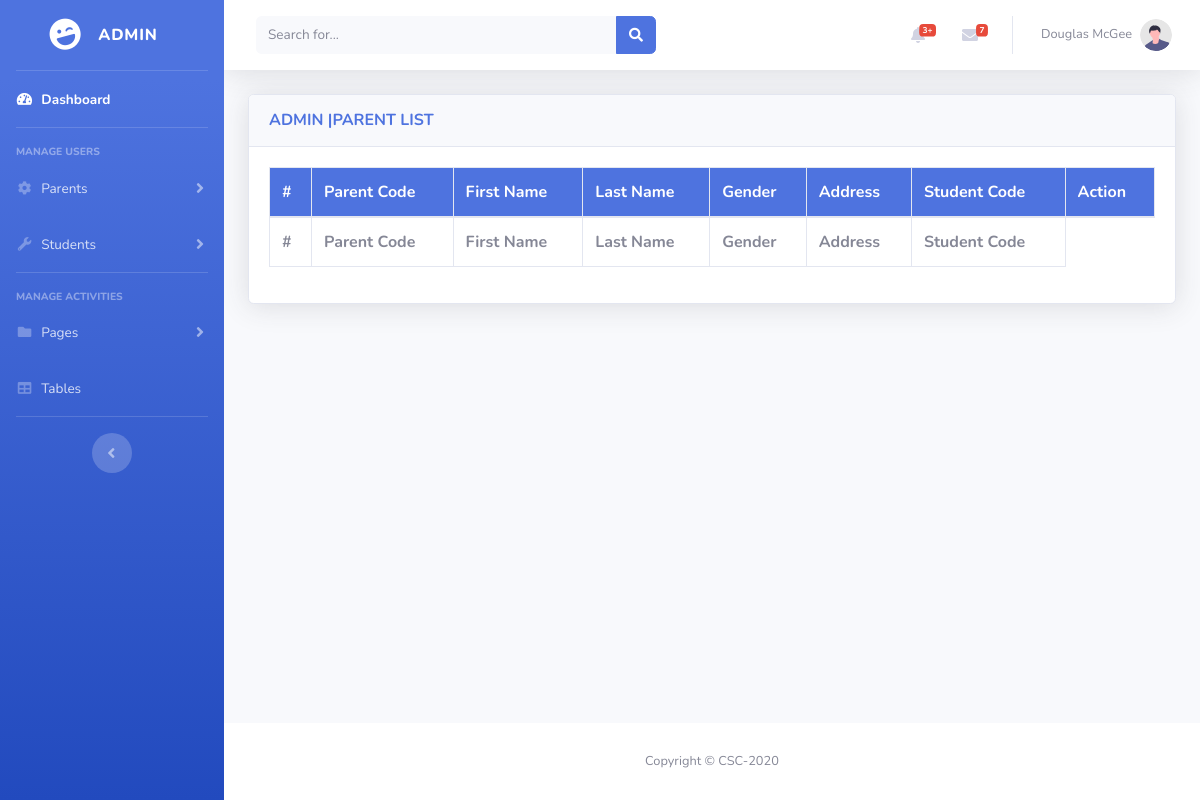
/admin/parent_list.php, run on an earlier commit of the app's database.
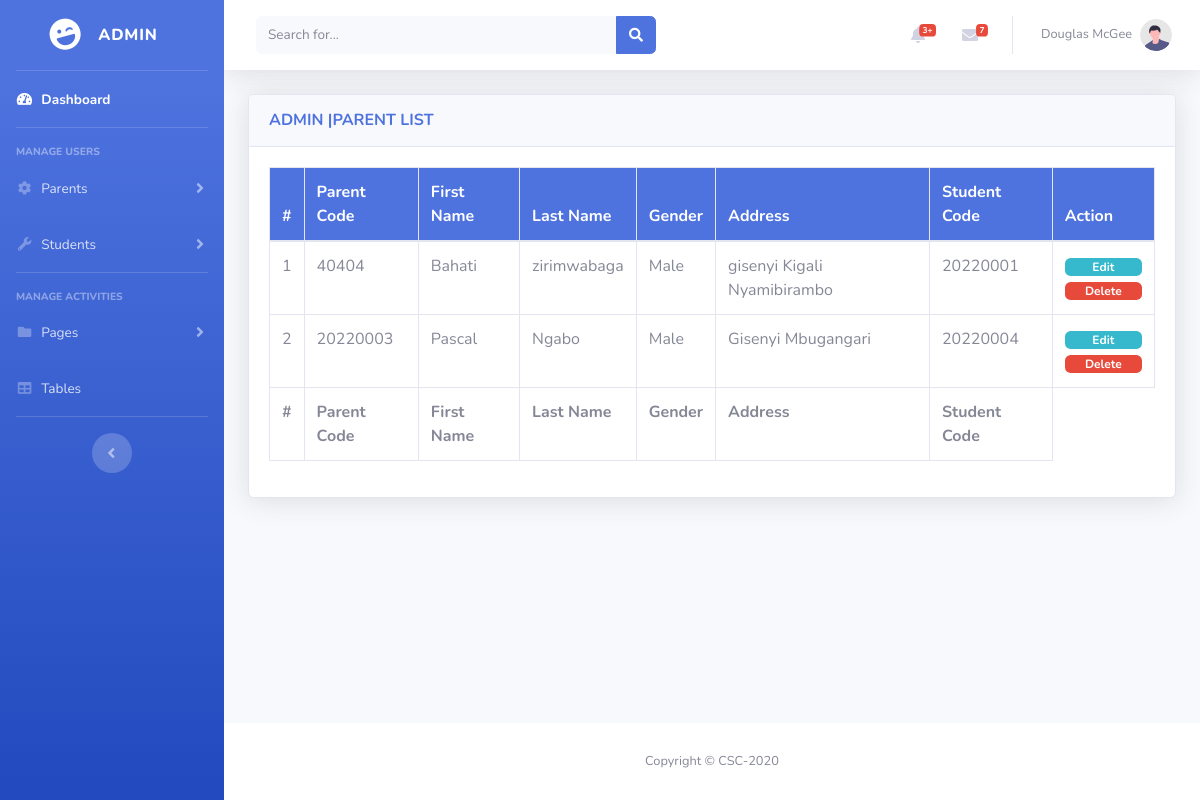
And on a later commit of the database.
### tables this page shows
CREATE TABLE `parents` (
  `id` int(30) NOT NULL,
  `parent_code` varchar(100) NOT NULL,
  `firstname` varchar(200) NOT NULL,
  `lastname` varchar(200) NOT NULL,
  `gender` varchar(200) NOT NULL,
  `address` text NOT NULL,
  `student_code` text NOT NULL,
  `date_created` datetime NOT NULL DEFAULT current_timestamp()
);

### admin/model.php (called while the page is built, shortened)
<?php
    class Model{
        private $server="localhost";
        private $username="root";
        private $password="";
        private $db="osrs_db";
        private $conn;
        public function __construct(){
            $this->conn= new mysqli($this-> server,$this-> username,$this-> password,$this-> db);
        }
       public function fetch_parent(){
           $data=null;
           $result= "SELECT * FROM parents";
           $sql=$this->conn->query($result);
           while($row= mysqli_fetch_array($sql)){
               $data[]=$row;
           }
           return $data;
       }
    }
        ?>

### admin/parent_list.php (the view, shortened to what the changed rows need)
<!DOCTYPE html>
<html lang="en">
<head>
    <link href="vendor/fontawesome-free/css/all.min.css" rel="stylesheet" type="text/css">
    <link href="css/sb-admin-2.min.css" rel="stylesheet">
    <link href="vendor/datatables/dataTables.bootstrap4.min.css" rel="stylesheet">
</head>
<body id="page-top">
    <div id="wrapper">
        <div id="content-wrapper" class="d-flex flex-column">
            <div id="content">
                <div class="container-fluid">
                    <div class="card shadow mb-4">
                        <div class="card-body">
                            <div class="table-responsive">
                                <table class="table table-bordered" id="dataTable" width="100%" cellspacing="0">
                                    <thead class="bg-primary text-white">
                                        <tr>
                                            <th class="text-white">#</th>
                                            <th class="text-white">Parent Code</th>
                                            <th class="text-white">First Name</th>
                                            <th class="text-white">Last Name</th>
                                            <th class="text-white">Gender</th>
                                            <th class="text-white">Address</th>
                                            <th class="text-white">Student Code</th>
                                            <th class="text-white">Action</th>
                                        </tr>
                                    </thead>
                                    <tfoot>
                                        <tr>
                                            <th>#</th>
                                            <th>Parent Code</th>
                                            <th>First Name</th>
                                            <th>Last Name</th>
                                            <th>Gender</th>
                                            <th>Address</th>
                                            <th>Student Code</th>
                                        </tr>
                                        </tfoot>
                                    <tbody>
                                    <?php
                                    include('model.php');
                                    $model=new Model();
                                    $rows=$model->fetch_parent();
                                    $i=1;
                                if(!empty($rows)){
                                    foreach($rows as $row){
                                  ?>
                                  <tr>
                                            <td><?php echo $i++ ?></td>
                                            <td><?php echo $row['parent_code'] ?></td>
                                            <td><?php  echo $row['firstname'] ?></td>
                                            <td><?php  echo $row['lastname'] ?></td>
                                            <td><?php echo $row['gender'] ?></td>
                                            <td><?php  echo $row['address'] ?></td>
                                            <td><?php  echo $row['student_code'] ?></td>
                                            <td>
                                                <a href="update_parent.php?id=<?php echo $row['id'] ?>" class="badge badge-info w-100" onclick="return checkupdate()">Edit</a>
                                                <a href="delete_parent.php?id=<?php echo $row['id'] ?>" class="badge badge-danger w-100" onclick="return checkdelete()">Delete</a>
                                            </td>
                                        </tr>
                                  <?php
                              }
                          }
                            ?>
                                    </tbody>
                                </table>
                            </div>
                        </div>
                    </div>
                </div>
            </div>
        </div>
    </div>
</body>
</html>

What changed in the data, as far as the page shows it:
added parents: parent_code "40404", firstname "Bahati", lastname "zirimwabaga", gender "Male", address "gisenyi Kigali Nyamibirambo", student_code "20220001"
added parents: parent_code "20220003", firstname "Pascal", lastname "Ngabo", gender "Male", address "Gisenyi Mbugangari", student_code "20220004"
